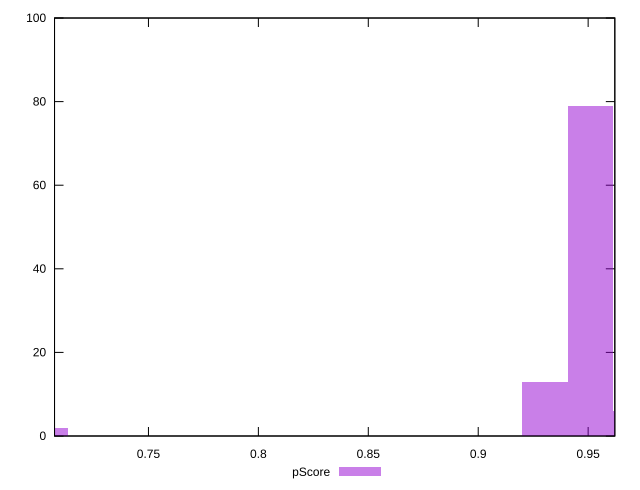

This chart was generated by the following gnuplot code:
reset

$pScore <<EOF
0.7029945373715212 2
0.9511102564438227 79
0.9304339465211309 13
0.9717865663665145 6
EOF

set key outside below
set boxwidth 0.0206763099226918
set xrange [0.7072798082095635:0.9621368471959812]
set yrange [0:100]
set trange [0:100]
set style fill transparent solid 0.5 noborder
set terminal svg size 640, 490 enhanced background rgb 'white'
set output "report_00017_2021-02-10T15-08-03.406Z/first-contentful-paint/samples/pages+cached+noadtech/pScore/histogram.svg"

plot $pScore title "pScore" with boxes

reset
